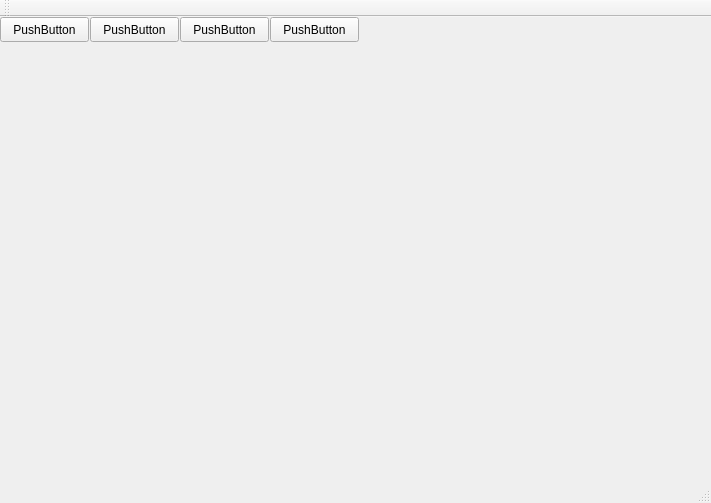
<?xml version="1.0" encoding="UTF-8"?>
<ui version="4.0">
 <class>MainWindow</class>
 <widget class="QMainWindow" name="MainWindow">
  <property name="geometry">
   <rect>
    <x>0</x>
    <y>0</y>
    <width>711</width>
    <height>503</height>
   </rect>
  </property>
  <property name="windowTitle">
   <string>MainWindow</string>
  </property>
  <widget class="QWidget" name="centralWidget">
   <widget class="QPushButton" name="pushButton">
    <property name="geometry">
     <rect>
      <x>0</x>
      <y>0</y>
      <width>89</width>
      <height>25</height>
     </rect>
    </property>
    <property name="text">
     <string>PushButton</string>
    </property>
   </widget>
   <widget class="QPushButton" name="pushButton_2">
    <property name="geometry">
     <rect>
      <x>270</x>
      <y>0</y>
      <width>89</width>
      <height>25</height>
     </rect>
    </property>
    <property name="text">
     <string>PushButton</string>
    </property>
   </widget>
   <widget class="QPushButton" name="pushButton_3">
    <property name="geometry">
     <rect>
      <x>180</x>
      <y>0</y>
      <width>89</width>
      <height>25</height>
     </rect>
    </property>
    <property name="text">
     <string>PushButton</string>
    </property>
   </widget>
   <widget class="QPushButton" name="pushButton_4">
    <property name="geometry">
     <rect>
      <x>90</x>
      <y>0</y>
      <width>89</width>
      <height>25</height>
     </rect>
    </property>
    <property name="text">
     <string>PushButton</string>
    </property>
   </widget>
   <widget class="QWidget" name="cameraWidget1" native="true">
    <property name="geometry">
     <rect>
      <x>10</x>
      <y>30</y>
      <width>201</width>
      <height>131</height>
     </rect>
    </property>
   </widget>
   <widget class="QWidget" name="cameraWidget3" native="true">
    <property name="geometry">
     <rect>
      <x>210</x>
      <y>30</y>
      <width>201</width>
      <height>131</height>
     </rect>
    </property>
   </widget>
   <widget class="QWidget" name="cameraWidget2" native="true">
    <property name="geometry">
     <rect>
      <x>10</x>
      <y>160</y>
      <width>201</width>
      <height>131</height>
     </rect>
    </property>
   </widget>
   <widget class="QWidget" name="cameraWidget4" native="true">
    <property name="geometry">
     <rect>
      <x>210</x>
      <y>160</y>
      <width>201</width>
      <height>131</height>
     </rect>
    </property>
   </widget>
  </widget>
  <widget class="QMenuBar" name="menuBar">
   <property name="geometry">
    <rect>
     <x>0</x>
     <y>0</y>
     <width>711</width>
     <height>22</height>
    </rect>
   </property>
  </widget>
  <widget class="QToolBar" name="mainToolBar">
   <attribute name="toolBarArea">
    <enum>TopToolBarArea</enum>
   </attribute>
   <attribute name="toolBarBreak">
    <bool>false</bool>
   </attribute>
  </widget>
  <widget class="QStatusBar" name="statusBar"/>
 </widget>
 <layoutdefault spacing="6" margin="11"/>
 <resources/>
 <connections/>
</ui>
